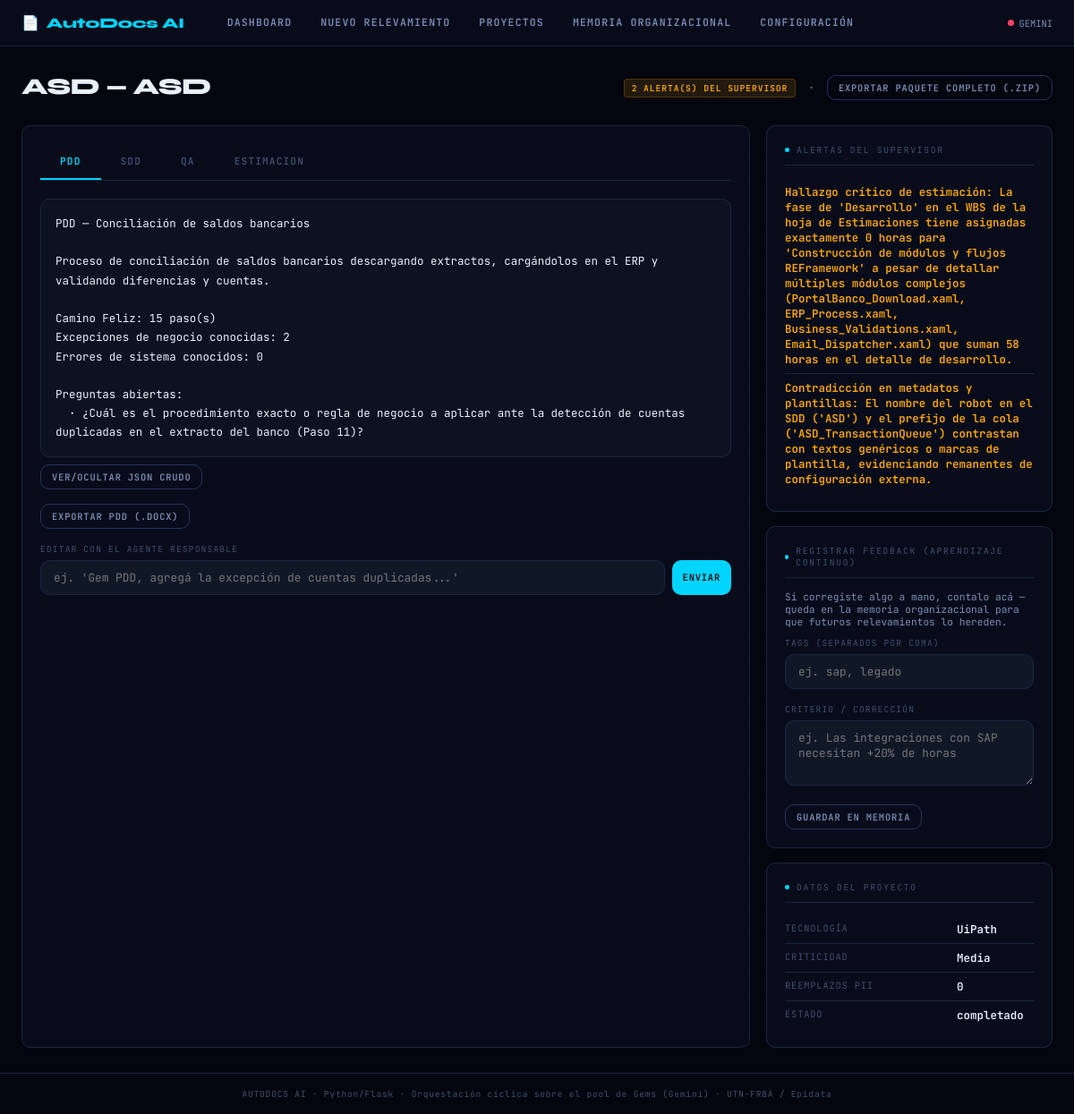
Page /resultado/17 on the committed database.
### tables this page shows
CREATE TABLE proyectos (
    id                      INTEGER PRIMARY KEY AUTOINCREMENT,
    cliente                 TEXT NOT NULL,
    proceso                 TEXT NOT NULL,
    tecnologia              TEXT,       -- UiPath / Power Automate / Rocketbot / Make.com...
    criticidad              TEXT,       -- Baja / Media / Alta
    presupuesto_hs          REAL,
    analista                TEXT,
    transcripcion_original  TEXT,
    transcripcion_sanitizada TEXT,
    reemplazos_pii          INTEGER DEFAULT 0,
    flujo_estructurado      TEXT,       -- JSON: salida del Agente de Ingesta
    estado                  TEXT DEFAULT 'borrador',  -- borrador|procesando|completado|frenado|error
    motivo_freno            TEXT,       -- si estado = 'frenado' (Límite Operativo de Entrada)
    creado                  TEXT DEFAULT CURRENT_TIMESTAMP,
    actualizado             TEXT DEFAULT CURRENT_TIMESTAMP
);

CREATE TABLE documentos (
    id          INTEGER PRIMARY KEY AUTOINCREMENT,
    proyecto_id INTEGER NOT NULL REFERENCES proyectos(id),
    tipo        TEXT NOT NULL,   -- PDD | SDD | QA | ESTIMACION
    contenido   TEXT,
    version     INTEGER DEFAULT 1,
    creado      TEXT DEFAULT CURRENT_TIMESTAMP
);

CREATE TABLE alertas (
    id          INTEGER PRIMARY KEY AUTOINCREMENT,
    proyecto_id INTEGER NOT NULL REFERENCES proyectos(id),
    tipo        TEXT,     -- cobertura | consistencia
    mensaje     TEXT,
    resuelta    INTEGER DEFAULT 0,
    creado      TEXT DEFAULT CURRENT_TIMESTAMP
);

### ui/app.py (the view)
    @app.route("/resultado/<int:proyecto_id>")
    def resultado(proyecto_id):
        proyecto = ProyectoRepository.get(proyecto_id)
        if not proyecto:
            return redirect(url_for("proyectos"))
        documentos = ProyectoRepository.get_documentos(proyecto_id)
        alertas = ProyectoRepository.get_alertas(proyecto_id)
        resumen_estimacion = None
        if "ESTIMACION" in documentos:
            data_est = EstimacionService.parsear(documentos["ESTIMACION"]["contenido"])
            resumen_estimacion = EstimacionService.resumen_legible(data_est)
        resumen_pdd = None
        if "PDD" in documentos:
            resumen_pdd = PddService.resumen_legible(PddService.parsear(documentos["PDD"]["contenido"]))
        resumen_sdd = None
        if "SDD" in documentos:
            resumen_sdd = SddService.resumen_legible(SddService.parsear(documentos["SDD"]["contenido"]))
        resumen_qa = None
        if "QA" in documentos:
            resumen_qa = QaService.resumen_legible(QaService.parsear(documentos["QA"]["contenido"]))
        return render_template(
            "resultado.html",
            proyecto=proyecto,
            documentos=documentos,
            tipos=_TIPOS_DOC,
            alertas=alertas,
            resumen_estimacion=resumen_estimacion,
            resumen_pdd=resumen_pdd,
            resumen_sdd=resumen_sdd,
            resumen_qa=resumen_qa,
        )

### core/db.py (called while the page is built)
def get_conn() -> sqlite3.Connection:
    DB_PATH.parent.mkdir(exist_ok=True)
    conn = sqlite3.connect(DB_PATH)
    conn.row_factory = sqlite3.Row
    conn.execute("PRAGMA foreign_keys = ON")
    return conn

### repositories/proyecto_repository.py (called while the page is built)
    @staticmethod
    def get(proyecto_id: int) -> dict | None:
        conn = get_conn()
        row = conn.execute("SELECT * FROM proyectos WHERE id = ?", (proyecto_id,)).fetchone()
        conn.close()
        return dict(row) if row else None

    @staticmethod
    def get_documentos(proyecto_id: int) -> dict:
        conn = get_conn()
        rows = conn.execute(
            """SELECT d.* FROM documentos d
               INNER JOIN (
                 SELECT tipo, MAX(version) mv FROM documentos
                 WHERE proyecto_id = ? GROUP BY tipo
               ) top ON d.tipo = top.tipo AND d.version = top.mv
               WHERE d.proyecto_id = ?""",
            (proyecto_id, proyecto_id),
        ).fetchall()
        conn.close()
        return {r["tipo"]: dict(r) for r in rows}

    @staticmethod
    def get_alertas(proyecto_id: int) -> list:
        conn = get_conn()
        rows = conn.execute(
            "SELECT * FROM alertas WHERE proyecto_id = ? ORDER BY id ASC", (proyecto_id,)
        ).fetchall()
        conn.close()
        return [dict(r) for r in rows]

### services/estimacion_service.py (called while the page is built)
    @staticmethod
    def _num(v) -> float:
        try:
            return float(str(v).replace(",", "."))
        except (TypeError, ValueError):
            return 0.0

    @staticmethod
    def horas_totales(data: dict) -> float:
        return sum(EstimacionService._num(f.get("horas")) for f in data.get("fases", [])
                   if isinstance(f, dict))

### services/pdd_service.py (called while the page is built, shortened)
    @staticmethod
    def parsear(texto_respuesta: str) -> dict:
        limpio = re.sub(r"^```(?:json)?|```$", "", texto_respuesta.strip(), flags=re.MULTILINE).strip()
        data = None
        try:
            data = json.loads(limpio)
        except (json.JSONDecodeError, TypeError):
            match = re.search(r"\{.*\}", texto_respuesta, re.DOTALL)
            if match:
                try:
                    data = json.loads(match.group(0))
                except (json.JSONDecodeError, TypeError):
                    data = None
        for k, v in _ESQUELETO_VACIO.items():
            data.setdefault(k, v)
        return data

### services/sdd_service.py (called while the page is built, shortened)
def _texto(v) -> str:
    if v is None:
        return ""
    if isinstance(v, str):
        return v.strip()

### ui/templates/resultado.html (shortened to what this page needs)
{% extends "base.html" %}
{% block content %}
<div class="page-header">
  <h1>{{ proyecto.cliente }} — {{ proyecto.proceso }}</h1>
  <p>
    {% if alertas %}
      <span class="tag tag-amber">{{ alertas|length }} alerta(s) del Supervisor</span>
    {% else %}
      <span class="tag tag-green">Sin alertas de consistencia</span>
    {% endif %}
    &nbsp;·&nbsp;
    <a href="/export/{{ proyecto.id }}/paquete" class="btn btn-secondary btn-sm">Exportar paquete completo (.zip)</a>
  </p>
</div>
<div class="grid-2" style="grid-template-columns: 1fr 320px; gap:18px;">
  <div class="panel">
    <div class="tab-bar" id="tab-bar">
      {% for t in tipos %}
      <button class="tab-btn {% if loop.first %}active{% endif %}" onclick="mostrarTab('{{ t }}')">{{ t }}</button>
      {% endfor %}
    </div>
    {% for t in tipos %}
    <div class="tab-panel {% if loop.first %}active{% endif %}" id="panel-{{ t }}">
      {% if t in ['ESTIMACION', 'PDD', 'SDD', 'QA'] %}
        {% set resumen = {'ESTIMACION': resumen_estimacion, 'PDD': resumen_pdd, 'SDD': resumen_sdd, 'QA': resumen_qa}[t] %}
        <div class="result-box {% if not documentos.get(t) %}empty{% endif %}" id="resumen-{{ t }}">{{ resumen or 'Esta Gem todavía no generó contenido para este proyecto.' }}</div>
        <button type="button" class="btn btn-secondary btn-sm mt-2" onclick="toggleJson('{{ t }}')">Ver/ocultar JSON crudo</button>
      {% else %}
        <div class="result-box {% if not documentos.get(t) %}empty{% endif %}" id="contenido-{{ t }}">{{ documentos.get(t, {}).get('contenido', 'Esta Gem todavía no generó contenido para este proyecto.') }}</div>
      {% endif %}
      <div class="flex gap-2 mt-4 wrap">
        <a href="/export/{{ proyecto.id }}/{{ t }}" class="btn btn-secondary btn-sm">
          Exportar {{ t }} ({% if t in ['PDD','SDD'] %}.docx{% else %}.xlsx{% endif %})
        </a>
      </div>
      <div class="field mt-4">
        <label>Editar con el agente responsable</label>
        <div class="flex gap-2">
          <input type="text" id="editar-{{ t }}" placeholder="ej. 'Gem {{ t }}, agregá la excepción de cuentas duplicadas...'">
          <button class="btn btn-primary btn-sm" onclick="editarDocumento('{{ t }}')">Enviar</button>
        </div>
      </div>
    </div>
    {% endfor %}
  </div>
  <div class="flex flex-col gap-4">
    <div class="panel">
      <div class="panel-title"><span class="dot"></span>Alertas del Supervisor</div>
      {% if alertas %}
        {% for a in alertas %}
        <div class="kv"><div class="kv-val" style="color:var(--amber)">{{ a.mensaje }}</div></div>
        {% endfor %}
      {% else %}
        <p class="result-box empty">Sin observaciones de consistencia entre PDD, SDD, QA y Estimación.</p>
      {% endif %}
    </div>
    <div class="panel">
      <div class="panel-title"><span class="dot"></span>Registrar feedback (Aprendizaje continuo)</div>
      <p style="font-size:.7rem; color:var(--text-mid); margin-bottom:10px;">
        Si corregiste algo a mano, contalo acá — queda en la memoria organizacional para
        que futuros relevamientos lo hereden.
      </p>
      <div class="field">
        <label>Tags (separados por coma)</label>
        <input type="text" id="feedback-tags" placeholder="ej. sap, legado">
      </div>
      <div class="field">
        <label>Criterio / corrección</label>
        <textarea id="feedback-texto" rows="3" placeholder="ej. Las integraciones con SAP necesitan +20% de horas"></textarea>
      </div>
      <button class="btn btn-secondary btn-sm" onclick="registrarFeedback()">Guardar en memoria</button>
    </div>
    <div class="panel">
      <div class="panel-title"><span class="dot"></span>Datos del proyecto</div>
      <div class="kv"><div class="kv-key">Tecnología</div><div class="kv-val">{{ proyecto.tecnologia or '—' }}</div></div>
      <div class="kv"><div class="kv-key">Criticidad</div><div class="kv-val">{{ proyecto.criticidad or '—' }}</div></div>
      <div class="kv"><div class="kv-key">Reemplazos PII</div><div class="kv-val">{{ proyecto.reemplazos_pii }}</div></div>
      <div class="kv"><div class="kv-key">Estado</div><div class="kv-val">{{ proyecto.estado }}</div></div>
    </div>
  </div>
</div>
{% endblock %}

### ui/templates/base.html (style rules this page uses)
:root { --bg-void: #04060f; --bg-panel: #080c1a; --bg-card: #0c1220; --bg-input: #101828; --border: #1a2540; --border-hi: #243060; --cyan: #00d4ff; --cyan-dim: #007da0; --green: #00e87a; --green-dim: #006635; --red: #ff4060; --amber: #ffaa00; --text-hi: #e8f0ff; --text-mid: #7a8eb8; --text-lo: #3d4f72; --mono: 'JetBrains Mono', monospace; --display: 'Syne', sans-serif; --radius: 10px; --glow-c: 0 0 20px rgba(0,212,255,.18); --glow-g: 0 0 20px rgba(0,232,122,.18); }
*, *::before, *::after { box-sizing: border-box; margin: 0; padding: 0; }
html { scroll-behavior: smooth; }
body { font-family: var(--mono); background: var(--bg-void); color: var(--text-hi); min-height: 100vh; display: flex; flex-direction: column; background-image: repeating-linear-gradient(0deg, transparent, transparent 2px, rgba(0,0,0,.08) 2px, rgba(0,0,0,.08) 4px); }
.page-header { margin-bottom: 28px; display: flex; align-items: flex-end; justify-content: space-between; gap: 16px; flex-wrap: wrap; }
.page-header h1 { font-family: var(--display); font-size: 1.6rem; font-weight: 800; color: var(--text-hi); letter-spacing: -.03em; }
.page-header p { font-size: .72rem; color: var(--text-mid); margin-top: 4px; }
.panel { background: var(--bg-panel); border: 1px solid var(--border); border-radius: var(--radius); padding: 20px; }
.panel-title { font-size: .6rem; letter-spacing: .18em; text-transform: uppercase; color: var(--text-lo); margin-bottom: 14px; padding-bottom: 10px; border-bottom: 1px solid var(--border); display: flex; align-items: center; gap: 8px; }
.panel-title .dot { width: 5px; height: 5px; border-radius: 50%; background: var(--cyan); }
.grid-2 { display: grid; grid-template-columns: 1fr 1fr; gap: 18px; }
input, select, textarea { width: 100%; background: var(--bg-input); border: 1px solid var(--border); border-radius: var(--radius); color: var(--text-hi); font-family: var(--mono); font-size: .8rem; padding: 10px 14px; transition: border-color .2s, box-shadow .2s; outline: none; }
label { display: block; font-size: .6rem; letter-spacing: .12em; text-transform: uppercase; color: var(--text-lo); margin-bottom: 6px; }
.field { margin-bottom: 16px; }
.btn { font-family: var(--mono); font-size: .72rem; font-weight: 600; letter-spacing: .08em; text-transform: uppercase; border: none; border-radius: var(--radius); padding: 10px 20px; cursor: pointer; transition: all .18s; display: inline-flex; align-items: center; gap: 8px; text-decoration: none; }
.btn-primary { background: var(--cyan); color: #000; }
.btn-secondary { background: transparent; border: 1px solid var(--border-hi); color: var(--text-mid); }
.btn-sm { padding: 6px 12px; font-size: .65rem; }
.tag { display: inline-block; font-size: .6rem; letter-spacing: .1em; text-transform: uppercase; padding: 3px 8px; border-radius: 4px; font-weight: 600; }
.tag-amber { background: rgba(255,170,0,.12); color: var(--amber); border: 1px solid rgba(255,170,0,.2); }
.result-box { background: var(--bg-card); border: 1px solid var(--border); border-radius: var(--radius); padding: 16px; font-size: .78rem; line-height: 1.7; color: var(--text-hi); white-space: pre-wrap; word-break: break-word; min-height: 80px; max-height: 460px; overflow-y: auto; }
.kv { display: flex; gap: 12px; padding: 7px 0; border-bottom: 1px solid var(--border); }
.kv:last-child { border-bottom: none; }
.kv-key { flex: 0 0 180px; font-size: .65rem; color: var(--text-lo); text-transform: uppercase; letter-spacing: .08em; }
.kv-val { flex: 1; font-size: .78rem; color: var(--text-hi); font-weight: 600; }
.tab-bar { display: flex; gap: 0; border-bottom: 1px solid var(--border); margin-bottom: 20px; overflow-x: auto; }
.tab-btn { font-family: var(--mono); font-size: .7rem; font-weight: 600; letter-spacing: .1em; text-transform: uppercase; padding: 12px 22px; background: transparent; border: none; border-bottom: 2px solid transparent; color: var(--text-lo); cursor: pointer; transition: all .15s; white-space: nowrap; }
.tab-btn.active { color: var(--cyan); border-bottom-color: var(--cyan); }
.tab-panel { display: none; }
.tab-panel.active { display: block; }
.mt-2 { margin-top: 8px; }
.mt-4 { margin-top: 16px; }
.flex { display: flex; }
.flex-col { flex-direction: column; }
.gap-2 { gap: 8px; }
.gap-4 { gap: 16px; }
.wrap { flex-wrap: wrap; }

### rows in the picture
proyectos: cliente "ASD", proceso "ASD", tecnologia "UiPath", criticidad "Media", reemplazos_pii "0", estado "completado"
documentos: tipo "PDD", resumen "PDD — Conciliación de saldos bancarios Proceso de conciliación de saldos bancarios descargando extractos, cargándolos en el ERP y validando diferencias y cuentas. Camino Feliz: 15 paso(s) Excepciones de negocio conocidas: 2 Errores de sistema conocidos: 0 Preguntas abiertas: · ¿Cuál es el procedimiento exacto o regla de negocio a aplicar ante la detección de cuentas duplicadas en el extracto del banco (Paso 11)?", t "ej. 'Gem PDD, agregá la excepción de cuentas duplicadas...'"
documentos: tipo "SDD"
documentos: tipo "ESTIMACION"
alertas: mensaje "Hallazgo crítico de estimación: La fase de 'Desarrollo' en el WBS de la hoja de Estimaciones tiene asignadas exactamente 0 horas para 'Construcción de módulos y flujos REFramework' a pesar de detallar múltiples módulos complejos (PortalBanco_Download.xaml, ERP_Process.xaml, Business_Validations.xaml, Email_Dispatcher.xaml) que suman 58 horas en el detalle de desarrollo."
alertas: mensaje "Contradicción en metadatos y plantillas: El nombre del robot en el SDD ('ASD') y el prefijo de la cola ('ASD_TransactionQueue') contrastan con textos genéricos o marcas de plantilla, evidenciando remanentes de configuración externa."

### other values in the picture
{{ alertas|length }} "2"
{{ t }} "QA"
